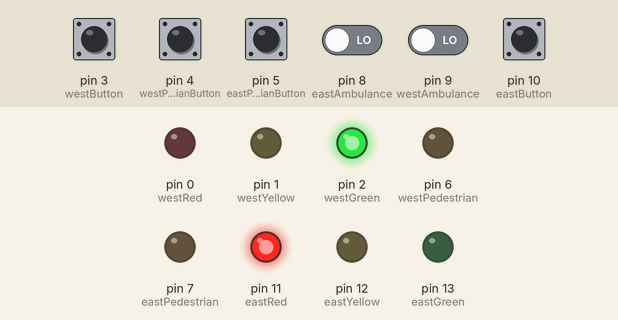
Recording of a sketch running on a simulated Arduino Uno, built with avr-gcc and run on an emulated ATmega328P. Parts: output pins drawn as LEDs (lit = HIGH). Dashed ring = blinking. The inputs (shaded band) are chosen by the test bench; at power-on: pin 3 (westButton), pin 4 (westPedestrianButton), pin 5 (eastPedestrianButton), pin 8 (eastAmbulance), pin 9 (westAmbulance), pin 10 (eastButton) LOW.

Above: at 1.2 s.
1.3 s: pin 8 (eastAmbulance) driven HIGH
At 1.7 s:
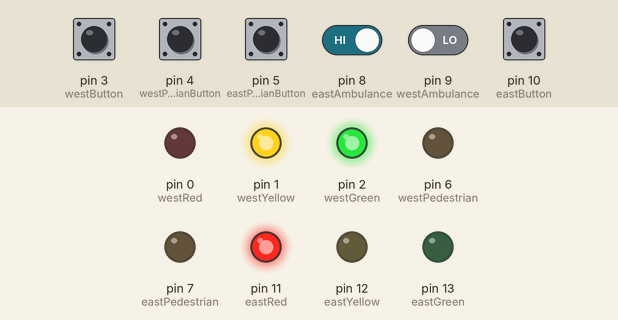
4.3 s: pin 4 (westPedestrianButton) pulled HIGH for 0.15 s
At 5.3 s:
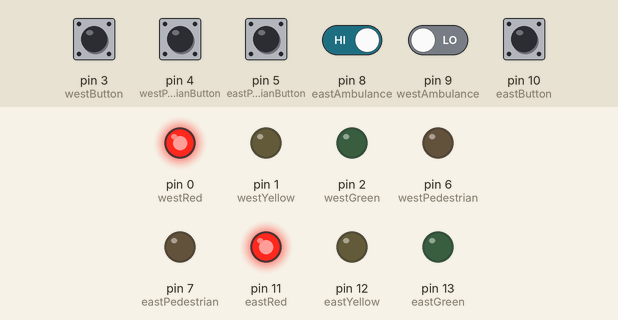
7.4 s: pin 9 (westAmbulance) driven HIGH
At 8.2 s:
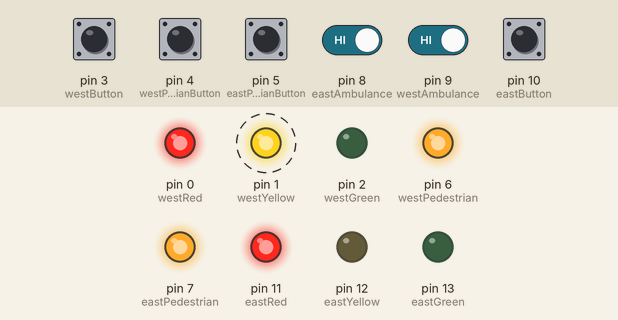
10.4 s: pin 8 (eastAmbulance) driven LOW
At 11.7 s:
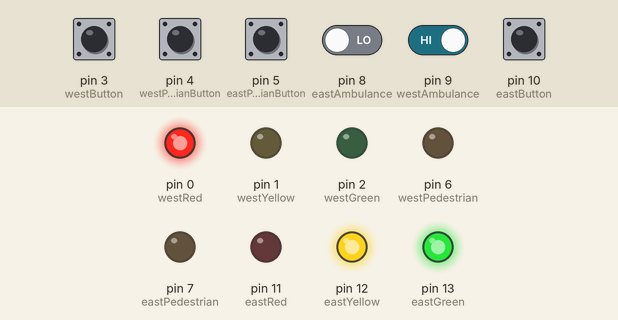
13.4 s: pin 5 (eastPedestrianButton) pulled HIGH for 1 s
At 14.2 s:
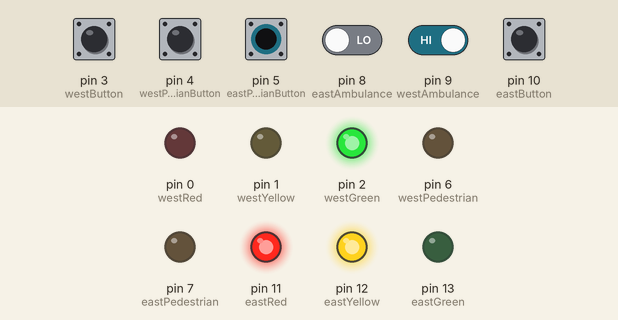
17.4 s: pin 10 (eastButton) pulled HIGH for 1 s
At 29.5 s:
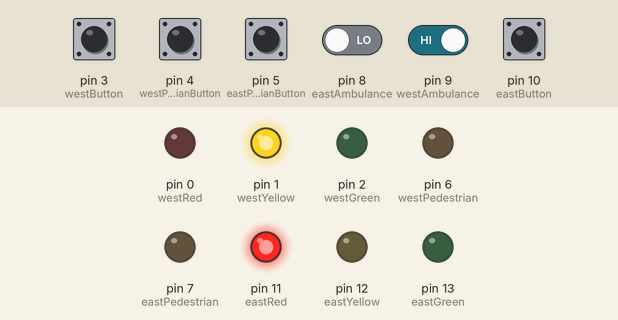
Timing chart, 0 to 33.8 s (numbered marks = the images above; inputs shaded):
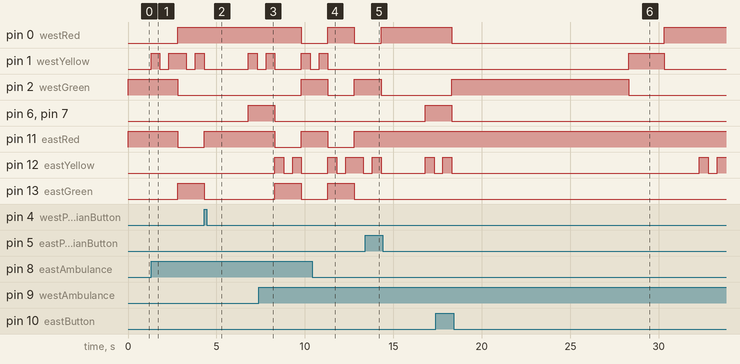

The sketch:

arduino_project_5D_controlling_traffic.ino
```cpp
// Project 5 controlling traffic by Julian Bong

#define westButton 3  // Defines the slot used for the pins
#define eastButton 10
#define eastPedestrianButton 5
#define westPedestrianButton 4
#define eastPedestrian 7
#define westPedestrian 6
#define westRed 0
#define westYellow 1
#define westGreen 2
#define eastRed 11
#define eastYellow 12
#define eastGreen 13
#define yellowBlinkTime 500  // Value set for the delay
#define eastAmbulance 8
#define westAmbulance 9

boolean trafficWest = true;  // west = true, east = false, sets true false statement
int flowTime = 10000;
int changeDelay = 2000;

void setup() {
  pinMode(westButton, INPUT);  // Defines pins as input or output
  pinMode(eastButton, INPUT);
  pinMode(eastPedestrianButton, INPUT);
  pinMode(westPedestrianButton, INPUT);
  pinMode(westRed, OUTPUT);
  pinMode(westYellow, OUTPUT);
  pinMode(westGreen, OUTPUT);
  pinMode(westPedestrian, OUTPUT);
  pinMode(eastRed, OUTPUT);
  pinMode(eastYellow, OUTPUT);
  pinMode(eastGreen, OUTPUT);
  pinMode(eastPedestrian, OUTPUT);
  pinMode(westAmbulance, INPUT);
  pinMode(eastAmbulance, INPUT);

  digitalWrite(westRed, LOW);  // Sets LED's either on or off. West= low. East = high
  digitalWrite(westYellow, LOW);
  digitalWrite(westGreen, HIGH);
  digitalWrite(eastPedestrian, LOW);
  digitalWrite(eastRed, HIGH);
  digitalWrite(eastYellow, LOW);
  digitalWrite(eastGreen, LOW);
  digitalWrite(westPedestrian, LOW);
}

void loop() {
  if (digitalRead(westButton) == HIGH)  // Turns east traffic off going from green to yellow to red
  {
    if (trafficWest != true)  // Sets the flowing side of traffic to turn red
    {
      trafficWest = true;
      delay(flowTime);

      if (digitalRead(westPedestrian) == LOW) { // Turns green light to red if pedestrian lights are not active
        changeGreenToRed(eastGreen, eastYellow, eastRed);
      }
      changeYellow(westYellow, westPedestrian, eastPedestrian);

      allowTrafficFlow(westYellow, westRed, westGreen);
    }
  }

  allowPedestrianToCross(eastPedestrianButton, westPedestrianButton, westPedestrian, eastPedestrian);

  allowAmbulanceToDrive(eastAmbulance, eastYellow, eastGreen, eastRed, eastPedestrian, westPedestrian, westYellow, westGreen, westRed, westAmbulance);

  if (digitalRead(eastButton) == HIGH)  // Turns west traffic off going from green to yellow to red
  {
    if (trafficWest == true)  // Sets the flowing side of traffic to turn red
    {
      trafficWest = false;
      delay(flowTime);

      if (digitalRead(westPedestrian) == LOW) {
        changeGreenToRed(westGreen, westYellow, westRed);
      }

      changeYellow(eastYellow, westPedestrian, eastPedestrian);

      allowTrafficFlow(eastYellow, eastRed, eastGreen);
    }
  }
}

// Blinks yellow and pedstrian lights
void changeYellow(int yellow, int WPedestrian, int EPedestrian) {
  if (digitalRead(westPedestrian) == HIGH) { // Pedestrian light is high
    for (int a = 0; a < 5; a++)  // Incramnets five time for a total of 5 sec.
    {
      digitalWrite(yellow, HIGH);
      digitalWrite(westPedestrian, HIGH);
      digitalWrite(eastPedestrian, HIGH);
      delay(yellowBlinkTime);
      digitalWrite(yellow, LOW);
      digitalWrite(westPedestrian, LOW);
      digitalWrite(eastPedestrian, LOW);
      delay(yellowBlinkTime);
    }
  }

  else { // Pedestrian light is low
    for (int a = 0; a < 5; a++)  // Incramnets five time for a total of 5 sec.
    {
      digitalWrite(yellow, HIGH);
      delay(yellowBlinkTime);
      digitalWrite(yellow, LOW);
      delay(yellowBlinkTime);
    }
  }
}

// Stops traffic from flowing
void changeGreenToRed(int green, int yellow, int red) {
  digitalWrite(green, LOW);
  digitalWrite(yellow, HIGH);
  delay(changeDelay);
  digitalWrite(yellow, LOW);
  digitalWrite(red, HIGH);
  delay(changeDelay);
}

// Allows trafic to flow
void allowTrafficFlow(int yellow, int red, int green) {
  digitalWrite(yellow, LOW);
  digitalWrite(red, LOW);
  digitalWrite(green, HIGH);
}

// Allows pedestrians to cross
void allowPedestrianToCross(int EButton, int WButton, int WPedestrian, int EPedestrian) { // Turns green LEDs low, Red LEDs high, and Pedestrian LEDs high if a pedestrian button was pressed
  if (digitalRead(EButton) == HIGH || digitalRead(WButton) == HIGH) {
    digitalWrite(eastGreen, LOW);
    digitalWrite(eastRed, HIGH);
    digitalWrite(westGreen, LOW);
    digitalWrite(westRed, HIGH);
    delay(2500);
    digitalWrite(WPedestrian, HIGH);
    digitalWrite(EPedestrian, HIGH);
  }
}

// Changes the direction of traffic to allow the ambulance to drive through the intersection
void allowAmbulanceToDrive (int EAmbulance, int Wyellow, int Egreen, int ERed, int EPedestrian, int WPedestrian, int Eyellow, int WGreen, int WRed, int WAmbulance) {
  if (digitalRead(eastAmbulance) == HIGH) { // Allows east traffic to flow
     // Blinks yellow LED twice
    digitalWrite(westYellow, HIGH);
    delay(500);
    digitalWrite(westYellow, LOW);
    delay(500);
    digitalWrite(westYellow, HIGH);
    delay(500);
    digitalWrite(westYellow, LOW); // Turns yellow LED low to end blinking
    digitalWrite(eastGreen, HIGH);
    digitalWrite(eastRed, LOW);
    digitalWrite(eastPedestrian, LOW); // Makes sure no pedestrians cross the intersection
    digitalWrite(westPedestrian, LOW);
    digitalWrite(westGreen, LOW);
    digitalWrite(westRed, HIGH);
  }

  if (digitalRead(westAmbulance) == HIGH) {  // Allows west traffic to flow
    digitalWrite(eastYellow, HIGH);
    delay(500);
    digitalWrite(eastYellow, LOW);
    delay(500);
    digitalWrite(eastYellow, HIGH);
    delay(500);
    digitalWrite(eastYellow, LOW);
    digitalWrite(eastGreen, LOW);
    digitalWrite(eastRed, HIGH);
    digitalWrite(eastPedestrian, LOW);
    digitalWrite(westPedestrian, LOW);
    digitalWrite(westGreen, HIGH);
    digitalWrite(westRed, LOW);
  }
}
```

Measured:
- after the input at 1.3 s, pin 0 (westRed), pin 13 (eastGreen): LOW → HIGH after 1.5 s; pin 1 (westYellow): goes HIGH 0.50 s, LOW 0.50 s, HIGH 1.0 s, LOW 0.50 s, then HIGH, starting at once; pin 2 (westGreen), pin 11 (eastRed): HIGH → LOW after 1.5 s
- after the input at 4.3 s, pin 6 (westPedestrian), pin 7 (eastPedestrian): LOW → HIGH after 2.5 s; pin 11 (eastRed): LOW → HIGH at once; pin 13 (eastGreen): HIGH → LOW at once
- after the input at 7.4 s, pin 0 (westRed): HIGH → LOW after 2.4 s; pin 1 (westYellow): HIGH → LOW after 0.90 s, → HIGH 1.5 s later, → LOW 0.50 s later; pin 2 (westGreen): LOW → HIGH after 2.4 s; pin 12 (eastYellow): alternates HIGH for 0.50 s and LOW for 0.50 s, starting after 0.90 s
- after the input at 10.4 s, pin 1 (westYellow): goes on until 11.3 s, then stays LOW
- after the input at 13.4 s, pin 0 (westRed): LOW → HIGH after 0.90 s; pin 2 (westGreen): HIGH → LOW after 0.90 s; pin 6 (westPedestrian), pin 7 (eastPedestrian): LOW → HIGH after 3.4 s; pin 12 (eastYellow): HIGH → LOW after 0.90 s, → HIGH 2.5 s later, → LOW 0.50 s later
- after the input at 17.4 s, pin 1 (westYellow): LOW → HIGH after 10.9 s, → LOW 2.0 s later
